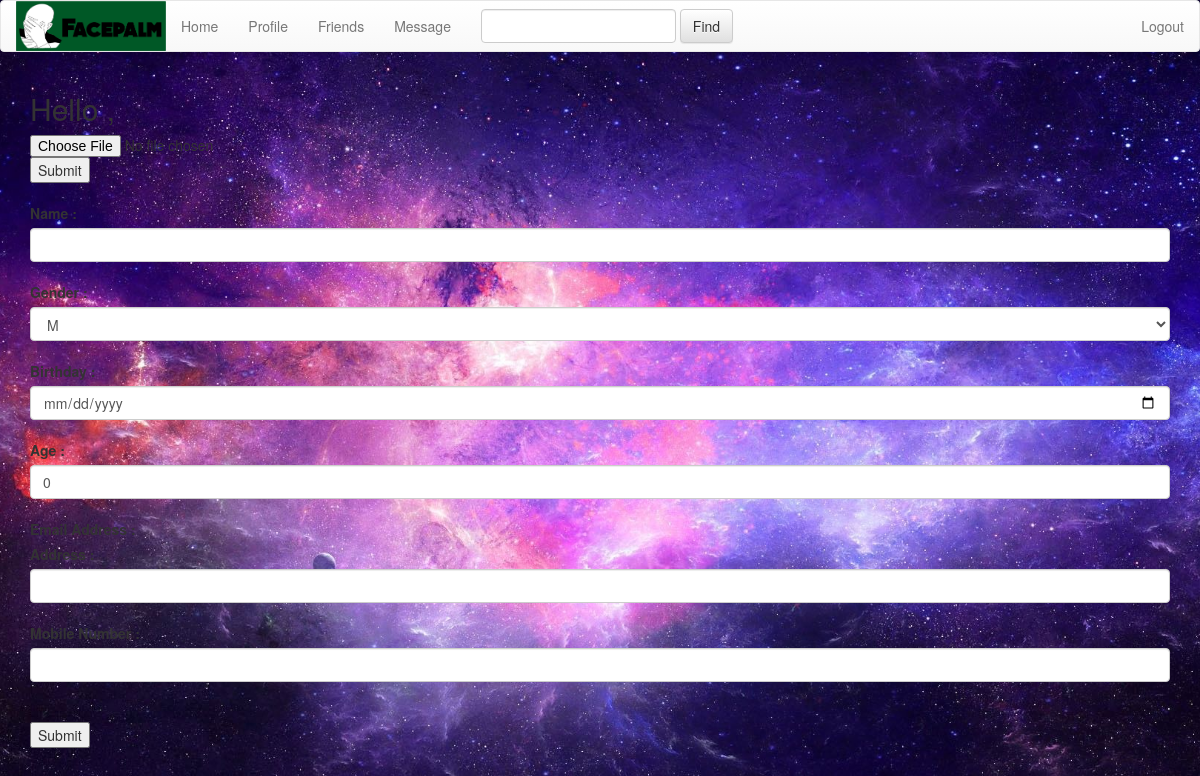
The app's page /profileedit.php (signed in), older data.
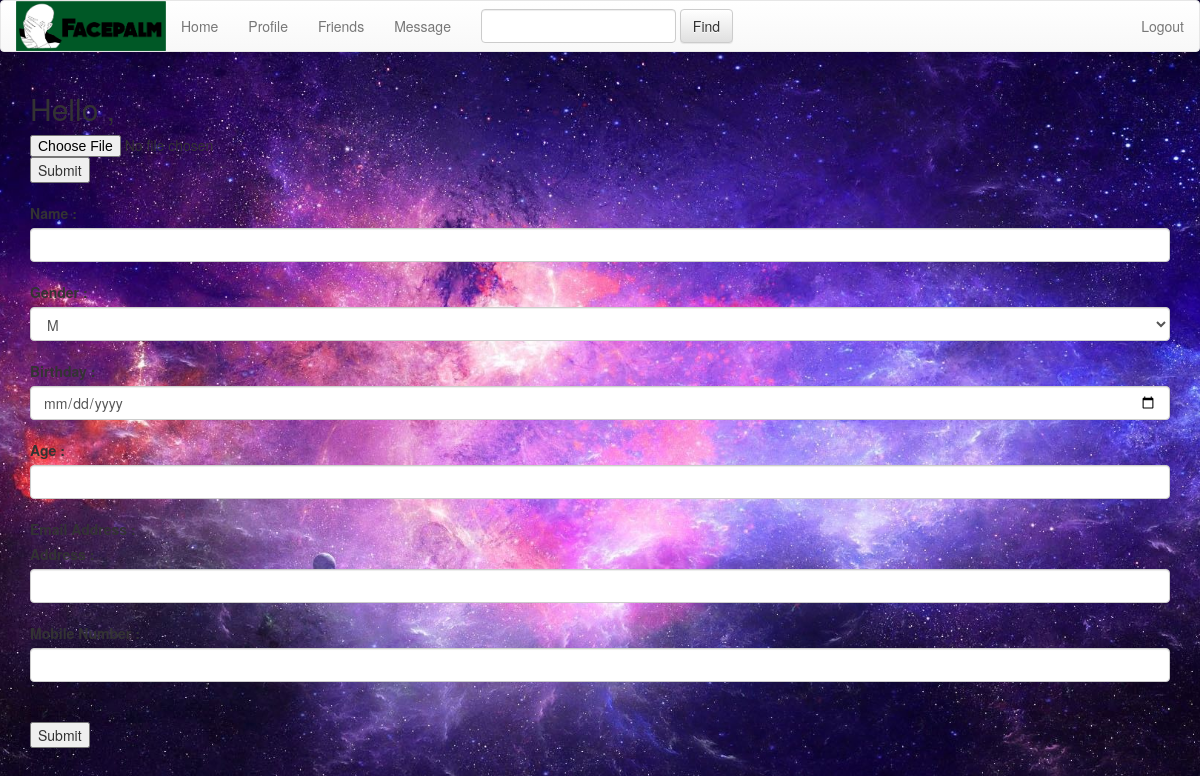
The same page, newer data.
### tables this page shows
CREATE TABLE IF NOT EXISTS `users` (
`id` int(11) NOT NULL,
  `emailaddress` varchar(50) DEFAULT NULL COMMENT 'username',
  `password` varchar(255) NOT NULL,
  `name` varchar(50) NOT NULL,
  `gender` varchar(11) NOT NULL,
  `birthday` date NOT NULL,
  `age` int(11) NOT NULL,
  `address` varchar(255) NOT NULL,
  `mobilenumber` varchar(11) NOT NULL,
  `is_admin` int(1) NOT NULL COMMENT '0 - guest , 1 - admin ',
  `created_at` datetime NOT NULL,
  `updated_at` datetime NOT NULL
);

### profileedit.php (the view, shortened to what this page needs)
<?php
include 'config/db.php';
$emailaddress = $_SESSION['emailaddress'];
$query  = "SELECT * FROM users WHERE emailaddress='$emailaddress'";
$result = mysqli_query($db,$query);
$row 	= mysqli_fetch_assoc($result);
?>
<?php include('header.php');?>
<h2>Hello <?php echo $row['name']; ?>,</h2>
<form action="profileedit.php" method="POST" enctype="multipart/form-data">
         <input type="file" name="image" />
         <input type="submit"/>
</form>
<br/>
<form method="post" action="profileedit.php">
	<label>Name : </label>
        <input type="text" id="name" name="name" value="<?php echo $row['name']; ?>" class="form-control">
	<br/>
	<label>Gender : </label>
        <select id="gender" name="gender"  class="form-control">
            <option value="M" <?php echo ($row['gender']=='M') ? 'selected' : ''; ?>>M</option>
        </select>
	<br/>
	<label>Birthday : </label>
	<input type="date" id="birthday" name="birthday" value="<?php echo  $row['birthday'] ?>"  class="form-control"/>
	<br/>
	<label>Age : </label>
	<input type="text" id="age" name="age" value="<?php echo  $row['age'] ?>" class="form-control" />
	<br/>
	<label>Email Address : </label>
	<br/>
	<label>Address : </label>
	<input type="text" id="address" name="address" value="<?php echo  $row['address'] ?>"  class="form-control"/>
	<br/>
	<label>Mobile Number : </label>
	<input type="text" id="mobilenumber" name="mobilenumber" value="<?php echo  $row['mobilenumber'] ?>"  class="form-control" />
	<br/>
	<br/>
	<input type="submit" id="submit-btn" name="submit-btn" value="Submit"/>
</form>
<?php include('footer.php');?>

Row changes from the older to the newer data that the page shows:
removed users: age "0"
